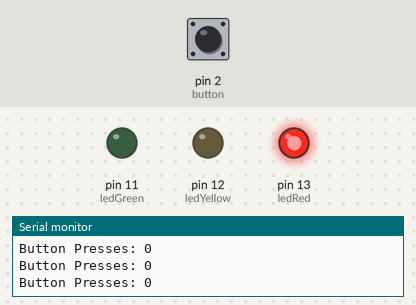
A sketch run on a simulated Arduino Uno, built with avr-gcc and run on an emulated ATmega328P. Parts: output pins drawn as LEDs (lit = HIGH), the last lines printed to the serial monitor. Dashed ring = blinking. The inputs (shaded band) are chosen by the test bench; at power-on: pin 2 (button) LOW.

Above: at 1.2 s.
1.3 s: pin 2 (button) pulled HIGH for 3.2 s
At 5.8 s:
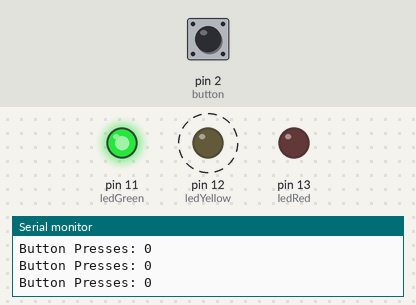
6.5 s: pin 2 (button) pulled HIGH for 1 s
At 7.0 s:
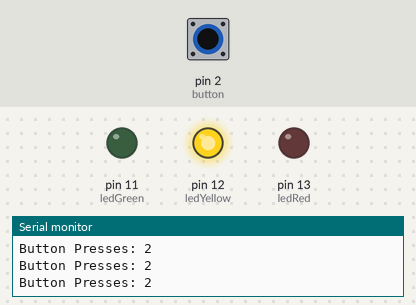
Timing chart, 0 to 15.3 s (numbered marks = the images above; inputs shaded):
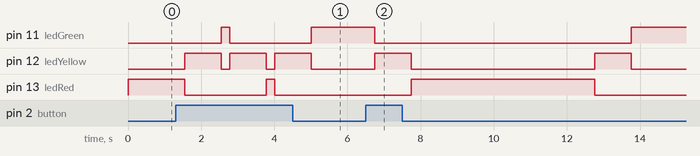

Measured:
- after the input at 1.3 s, pin 11 (ledGreen): LOW → HIGH after 1.3 s instead of 4.7 s; pin 13 (ledRed): HIGH → LOW after 0.25 s instead of 3.7 s
- after the input at 6.5 s, pin 11 (ledGreen): HIGH → LOW after 0.24 s instead of 3.5 s
- by itself, pin 12 (ledYellow): alternates HIGH for 1.0 s and LOW for 5.0 s

The sketch:

traffic_light.ino
```cpp
const int ledGreen = 11;
const int ledYellow = 12;
const int ledRed = 13;
const int button = 2;
const int changeDelay = 5000;   // number of milliseconds between swapping from red->green or back if button hasn't caused override
const int midChange = 1000;     // number of milliseconds between changes light is red->yellow->green or vice-versa

int buttonPresses = 0;          // number of times the button has been pressed (simulating cars pulling up)
char currentLight = 'R';        // the current light that is on (red or green)

unsigned long lastChangeTime = 0;     // the time that the light last changed G->R || R->G
unsigned long currentTime = 0;        // the time this iteration of the loop started
unsigned long lastMidChange = 0;      // the time the last transitional change occurred
unsigned long lastDebounceTime = 0;   // the last time the button was toggled
unsigned long debounceDelay = 100;     // milliseconds to account debounce time on button presses


void setup() {
  Serial.begin(9600);

  for (int ledPin = 11; ledPin <=13; ledPin++) {
    pinMode(ledPin, OUTPUT);
  }
  pinMode(button, INPUT);
  digitalWrite(ledRed, HIGH);  // starts with Red Light
}

void loop() {

  currentTime = millis();

  if (digitalRead(button) == HIGH && millis() - lastDebounceTime > debounceDelay) {
    buttonPresses++;
    lastDebounceTime = millis();
  }

  if (currentTime - lastChangeTime > changeDelay || buttonPresses == 3) {
    currentLight = lightChange();
    if (buttonPresses == 3) {
      buttonPresses = 0;
    }
    lastChangeTime = millis();
  }
  Serial.print("Button Presses: ");
  Serial.println(buttonPresses);
}

char lightChange() {
  if (currentLight == 'R') {
    digitalWrite(ledRed, LOW);
    lastMidChange = millis();
    while (lastMidChange + midChange >= millis()) {
      digitalWrite(ledYellow, HIGH);
    }
    digitalWrite(ledYellow, LOW);
    lastMidChange = millis();
    digitalWrite(ledGreen, HIGH);
    return 'G';
  }
  else if (currentLight == 'G') {
    digitalWrite(ledGreen, LOW);
    lastMidChange = millis();
    while (lastMidChange + midChange >= millis()) {
      digitalWrite(ledYellow, HIGH);
    }
    digitalWrite(ledYellow, LOW);
    lastMidChange = millis();
    digitalWrite(ledRed, HIGH);
    return 'R';
  }
}
```
